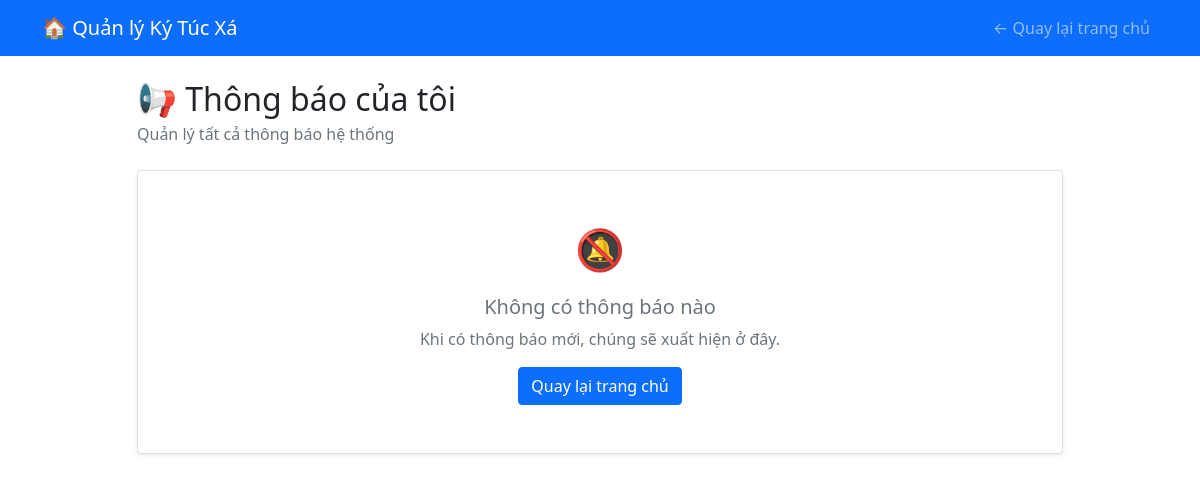
Page /notifications/ (signed in) on the earlier database version.
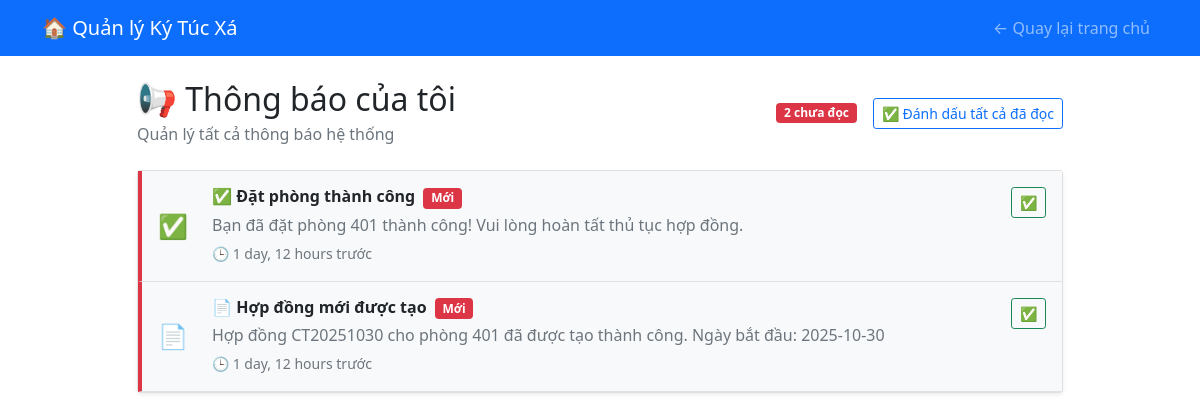
Same page on the later database version.
### dormitory/models.py (models this page shows, shortened)
class Notification(models.Model):
    NOTIFICATION_TYPES = (
        ('info', '📢 Thông tin'),
        ('success', '✅ Thành công'),
        ('warning', '⚠️ Cảnh báo'),
        ('error', '❌ Lỗi'),
        ('payment', '💳 Thanh toán'),
        ('contract', '📄 Hợp đồng'),
        ('maintenance', '🔧 Bảo trì'),
        ('booking', '🏠 Đặt phòng'),
    )
    user = models.ForeignKey(
        CustomUser,
        on_delete=models.CASCADE,
        related_name='notifications',
        verbose_name="Người dùng"
    )
    title = models.CharField(
        max_length=200,
        verbose_name="Tiêu đề"
    )
    message = models.TextField(
        verbose_name="Nội dung"
    )
    notification_type = models.CharField(
        max_length=20,
        choices=NOTIFICATION_TYPES,
        default='info',
        verbose_name="Loại thông báo"
    )
    is_read = models.BooleanField(
        default=False,
        verbose_name="Đã đọc"
    )
    related_url = models.CharField(
        max_length=200,
        blank=True,
        verbose_name="URL liên quan"
    )
    created_at = models.DateTimeField(
        auto_now_add=True,
        verbose_name="Ngày tạo"
    )
    class Meta:
        ordering = ['-created_at']
        indexes = [
            models.Index(fields=['user', 'is_read', 'created_at']),
        ]
        verbose_name = "Thông báo"
        verbose_name_plural = "Thông báo"
    def get_icon(self):
        icons = {
            'info': '📢',
            'success': '✅',
            'warning': '⚠️',
            'error': '❌',
            'payment': '💳',
            'contract': '📄',
            'maintenance': '🔧',
            'booking': '🏠',
        }
        return icons.get(self.notification_type, '📢')

### dormitory/views.py (the view)
# urls.py: path('notifications/', views.notification_list, name='notification_list'),
@login_required
def notification_list(request):
    notifications = Notification.objects.filter(user=request.user).order_by('-created_at')
    paginator = Paginator(notifications, 20)
    page_number = request.GET.get('page')
    page_obj = paginator.get_page(page_number)
    context = {
        'page_obj': page_obj,
        'unread_count': get_unread_count(request.user),
        'active_tab': 'notifications'
    }
    return render(request, 'dormitory/notification_list.html', context)

### dormitory/utils.py (called while the page is built)
def get_unread_count(user):
    return Notification.objects.filter(user=user, is_read=False).count()

### dormitory/templates/dormitory/notification_list.html (shortened to what the changed rows need)
<!DOCTYPE html>
<html lang="vi">
<head>
    <link href="https://cdn.jsdelivr.net/npm/bootstrap@5.1.3/dist/css/bootstrap.min.css" rel="stylesheet">
</head>
<body>
    <div class="container mt-4">
        <div class="row justify-content-center">
            <div class="col-md-10">
                <div class="d-flex justify-content-between align-items-center mb-4">
                    <div>
                        <h2 class="mb-1">📢 Thông báo của tôi</h2>
                    </div>
                    <div class="d-flex align-items-center">
                        {% if unread_count > 0 %}
                        <span class="badge bg-danger me-3">
                            {{ unread_count }} chưa đọc
                        </span>
                        {% endif %}
                        {% if page_obj.object_list %}
                        <form method="post" action="{% url 'notification_mark_all_read' %}">
                            <button type="submit" class="btn btn-outline-primary btn-sm">
                                ✅ Đánh dấu tất cả đã đọc
                            </button>
                        </form>
                        {% endif %}
                    </div>
                </div>
                <div class="card shadow-sm">
                    <div class="card-body p-0">
                        {% if page_obj.object_list %}
                            {% for notification in page_obj.object_list %}
                            <div class="notification-item {% if not notification.is_read %}unread{% endif %} p-3 border-bottom">
                                <div class="row align-items-center">
                                    <div class="col-auto">
                                        <span class="fs-4">
                                            {{ notification.get_icon }}
                                        </span>
                                    </div>
                                    <div class="col">
                                        <div class="d-flex justify-content-between align-items-start">
                                            <div class="flex-grow-1">
                                                <h6 class="mb-1 {% if not notification.is_read %}fw-bold{% endif %}">
                                                    {{ notification.title }}
                                                    {% if not notification.is_read %}
                                                        <span class="badge bg-danger ms-1">Mới</span>
                                                    {% endif %}
                                                </h6>
                                                <p class="text-muted mb-1">{{ notification.message }}</p>
                                                <small class="text-muted">
                                                    🕒 {{ notification.created_at|timesince }} trước
                                                </small>
                                            </div>
                                            <div class="ms-3">
                                                {% if not notification.is_read %}
                                                <a href="{% url 'notification_mark_read' notification.id %}"
                                                   class="btn btn-sm btn-outline-success"
                                                   title="Đánh dấu đã đọc">
                                                    ✅
                                                </a>
                                                {% endif %}
                                            </div>
                                        </div>
                                    </div>
                                </div>
                            </div>
                            {% endfor %}
                        {% else %}
                            <div class="text-center py-5">
                                <div class="fs-1 text-muted mb-3">🔕</div>
                                <h5 class="text-muted">Không có thông báo nào</h5>
                                <p class="text-muted">Khi có thông báo mới, chúng sẽ xuất hiện ở đây.</p>
                                <a href="{% url 'home' %}" class="btn btn-primary">Quay lại trang chủ</a>
                            </div>
                        {% endif %}
                    </div>
                </div>
            </div>
        </div>
    </div>
</body>
</html>

Differences in the rows shown:
added Notification: get_icon "✅", title "✅ Đặt phòng thành công", is_read "Mới", message "Bạn đã đặt phòng 401 thành công! Vui lòng hoàn tất thủ tục hợp đồng.", created_at "1 day, 12 hours"
added Notification: get_icon "📄", title "📄 Hợp đồng mới được tạo", is_read "Mới", message "Hợp đồng CT20251030 cho phòng 401 đã được tạo thành công. Ngày bắt đầu: 2025-10-30", created_at "1 day, 12 hours"
Other differences:
{{ unread_count }}: (not shown) → "2"
text no longer shown: "🔕 Không có thông báo nào Khi có thông báo mới, chúng sẽ xuất hiện ở đây. Quay lại trang chủ"
text now shown: "chưa đọc ✅ Đánh dấu tất cả đã đọc"
